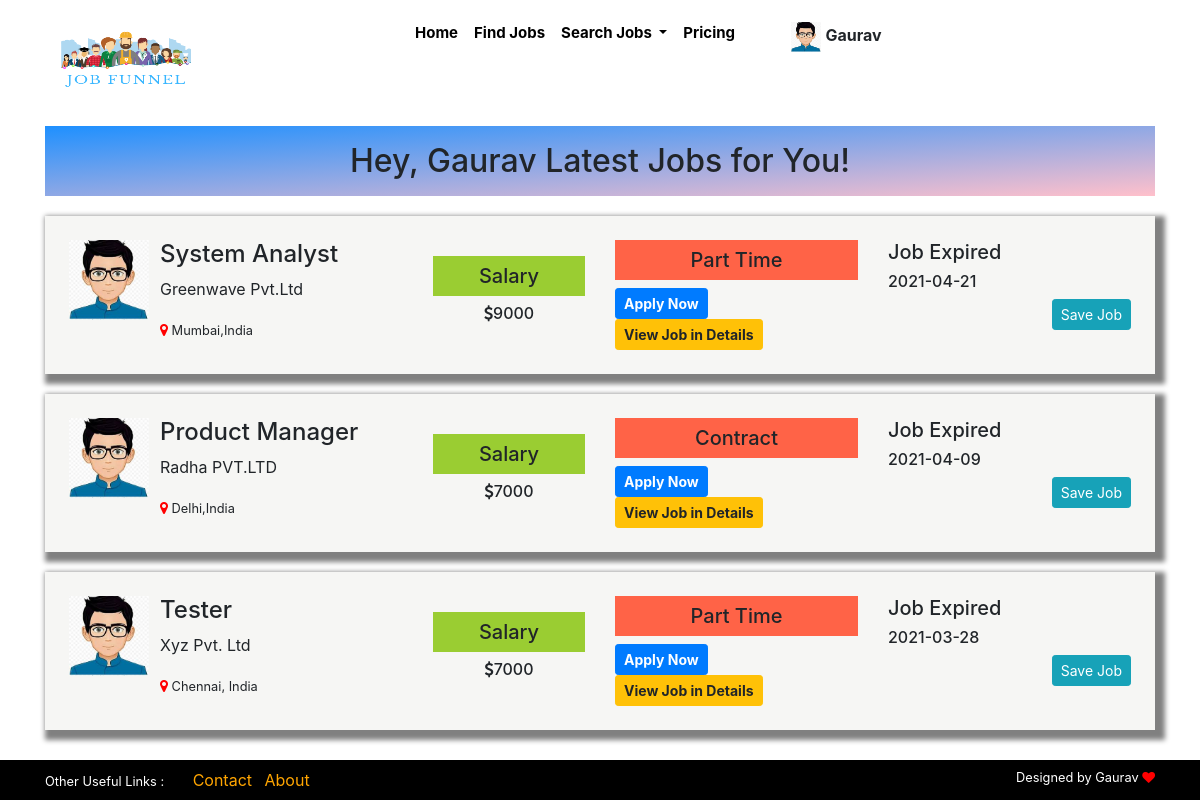
Screenshot of /find-jobs.php (signed in) with the database file from the repository.
### tables this page shows
CREATE TABLE `post_job` (
  `job_id` int(10) NOT NULL,
  `category` varchar(30) NOT NULL,
  `job_title` varchar(20) NOT NULL,
  `job_type` varchar(10) NOT NULL,
  `salary` bigint(20) NOT NULL,
  `skill_required` varchar(30) NOT NULL,
  `exp_required` varchar(30) NOT NULL,
  `job_location` varchar(20) NOT NULL,
  `job_exp_date` date NOT NULL,
  `emp_required` int(10) NOT NULL,
  `comp_name` varchar(30) NOT NULL,
  `comp_email` varchar(50) NOT NULL,
  `job_description` varchar(50) NOT NULL
);

### find-jobs.php (the view, shortened to what this page needs)
<!DOCTYPE html>
<html lang="en">
<head>
  <link rel="stylesheet" href="https://stackpath.bootstrapcdn.com/bootstrap/4.4.1/css/bootstrap.min.css">
  <link rel="stylesheet" href="https://stackpath.bootstrapcdn.com/font-awesome/4.7.0/css/font-awesome.min.css">
</head>
<body>
  <?php
  include 'employee-header.php';
  ?>
  <div class="container-fluid">
    <div class="container">
      <div class="heading">
        <h2 class="p-3 text-center">Hey, <?php echo $_SESSION['candi_name']; ?> Latest Jobs for You!</h2>
      </div>
      <?php
      include 'connection.php';
      if ($conn) {
        $sql = "SELECT * FROM post_job";
        $result = mysqli_query($conn, $sql);
        if (mysqli_num_rows($result) > 0) {
          while ($row = mysqli_fetch_assoc($result)) {
      ?>
            <section>
              <div class="container p-4">
                <div class="row">
                  <div class="col-md-1">
                    <img src="images/user-image.jpg" alt="" width="80px" height="80px">
                  </div>
                  <div class="col-md-3">
                    <h4 style="text-transform: capitalize;"><?php echo $row['category']; ?></h4>
                    <p style="text-transform: capitalize" ;><?php echo $row['comp_name']; ?></p>
                    <small style="text-transform: capitalize" ;><i class="fa fa-map-marker icon" style="font-size:14px; color:red;"></i> <?php echo $row['job_location']; ?></small>
                  </div>
                  <div class="col-md-2 mt-3">
                    <div style=" background-color:yellowgreen;">
                      <h5 class="p-2 text-center text-grey">Salary</h5>
                    </div>
                    <h6 class="text-center"><i class="fa fa-dollar icon"></i><?php echo $row['salary']; ?></h6>
                  </div>
                  <div class="col-md-3">
                    <div style=" background-color:tomato;">
                      <h5 class="p-2 text-center text-grey" style="text-transform: capitalize" ;><?php echo $row['job_type']; ?></h5>
                    </div>
                    <button type="button" class="btn btn-primary btn-sm apply-job-btn" data-apply_id=<?php echo $row['job_id']; ?>><b>Apply Now</b></button>
                    <a href="job-details.php?job_id=<?php echo $row['job_id']; ?>" class="btn btn-warning btn-sm"><b>View Job in Details</b></a>
                  </div>
                  <div class="col-md-3">
                    <h5>Job Expired</h5>
                    <h6><?php echo $row['job_exp_date']; ?></h6>
                    <button type="button" class="btn btn-sm btn-info save-job-btn" style="float:right;" data-id=<?php echo $row['job_id']; ?>>Save Job</a>
                  </div>
                </div>
              </div>
            </section>
      <?php
          }
        }
      }
      ?>
    </div>
  </div>
  <?php
  include 'footer.php';
  ?>
</body>
</html>

### employee-header.php (shortened to what this page needs)
<!DOCTYPE html>
<html lang="en">
<head>
</head>
<body>
  <div class="container-fluid">
    <div class="container">
      <nav class="navbar navbar-expand-sm  navbar-light">
        <a href="#" class="navbar-brand">
          <img src="images/job-logo.png" width="130px" height="100px" alt="">
        </a>
        <ul class="navbar-nav" style="margin-left:200px; margin-top:-60px;">
          <li class="nav-item">
            <a href="employee-home.php" class="nav-link">Home</a>
          </li>
          <li class="nav-item">
            <a href="find-jobs.php" class="nav-link">Find Jobs</a>
          </li>
          <li class="nav-item dropdown">
            <a href="#" class="nav-link dropdown-toggle" data-toggle="dropdown" id="navbardrop">
              Search Jobs
            </a>
          </li>
          <li class="nav-item">
            <a href="#" class="nav-link">Pricing</a>
          </li>
          <li class="nav-item ml-5 mt-2">
            <div class="dropdown">
              <img src="images/user-image.jpg" alt="" height="30px" width="30px" class="dropdown-toggle" data-toggle="dropdown" style="cursor:pointer;" />
              <span><b><?php echo $_SESSION['candi_name']; ?></b></span>
            </div>
          </li>
        </ul>
      </nav>
    </div>
  </div>
</body>
</html>

### footer.php (shortened to what this page needs)
<!DOCTYPE html>
<html lang="en">
<head>
</head>
<body>
	<footer>
		<div class="container-fluid p-2">
			<div class="container">
				<small class="text-white pt-2 mr-3" style="display: inline;">Other Useful Links :</small>
				<a href="#" class="px-2 footer-link">Contact</a>
				<a href="#" class="footer-link">About</a>
				<small style="float:right; color:white;">Designed by Gaurav <i class="fa fa-heart icon" style="color:red !important;"></i></small>
			</div>
		</div>
	</footer>
</body>
</html>

### find-jobs.php (style rules this page uses)
.heading { background-image: linear-gradient(to bottom right, dodgerblue, pink); height: 70px !important; }
section { background-color: #F6F6F4; box-shadow: 5px 5px 5px 5px grey; margin-top: 20px; }

### employee-header.php (style rules this page uses)
nav ul li a { font-size: 15px; font-weight: bold; color: black !important; }

### footer.php (style rules this page uses)
footer { position: fixed; bottom: 0px; width: 100%; background-color: black; }
.footer-link { text-decoration: none; color: orange; }

### rows the page displays
post_job: category "System Analyst", comp_name "Greenwave Pvt.Ltd", job_location "Mumbai,india", salary "9000", job_type "Part Time", job_exp_date "2021-04-21"
post_job: category "Product Manager", comp_name "Radha PVT.LTD", job_location "Delhi,india", salary "7000", job_type "Contract", job_exp_date "2021-04-09"
post_job: category "Tester", comp_name "Xyz Pvt. Ltd", job_location "Chennai, India", salary "7000", job_type "Part Time", job_exp_date "2021-03-28"

### other values shown
$_SESSION['candi_name'] "Gaurav"
